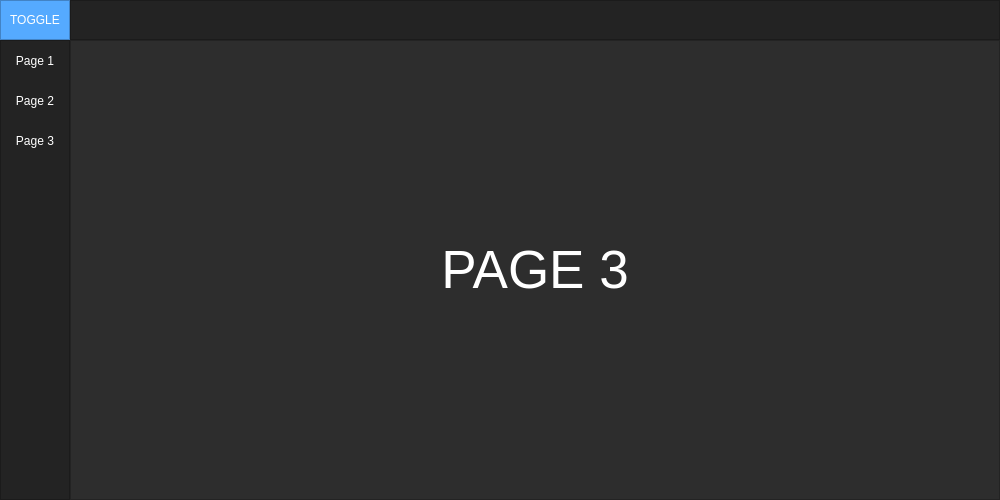
<?xml version="1.0" encoding="UTF-8"?>
<ui version="4.0">
 <class>MainWindow</class>
 <widget class="QMainWindow" name="MainWindow">
  <property name="geometry">
   <rect>
    <x>0</x>
    <y>0</y>
    <width>1000</width>
    <height>500</height>
   </rect>
  </property>
  <property name="minimumSize">
   <size>
    <width>1000</width>
    <height>500</height>
   </size>
  </property>
  <property name="windowTitle">
   <string>MainWindow</string>
  </property>
  <property name="styleSheet">
   <string notr="true">background-color: rgb(45, 45, 45);</string>
  </property>
  <widget class="QWidget" name="centralwidget">
   <layout class="QVBoxLayout" name="verticalLayout">
    <property name="spacing">
     <number>0</number>
    </property>
    <property name="leftMargin">
     <number>0</number>
    </property>
    <property name="topMargin">
     <number>0</number>
    </property>
    <property name="rightMargin">
     <number>0</number>
    </property>
    <property name="bottomMargin">
     <number>0</number>
    </property>
    <item>
     <widget class="QFrame" name="Top_Bar">
      <property name="maximumSize">
       <size>
        <width>16777215</width>
        <height>40</height>
       </size>
      </property>
      <property name="styleSheet">
       <string notr="true">background-color: rgb(35, 35, 35);</string>
      </property>
      <property name="frameShape">
       <enum>QFrame::NoFrame</enum>
      </property>
      <property name="frameShadow">
       <enum>QFrame::Raised</enum>
      </property>
      <layout class="QHBoxLayout" name="horizontalLayout">
       <property name="spacing">
        <number>0</number>
       </property>
       <property name="leftMargin">
        <number>0</number>
       </property>
       <property name="topMargin">
        <number>0</number>
       </property>
       <property name="rightMargin">
        <number>0</number>
       </property>
       <property name="bottomMargin">
        <number>0</number>
       </property>
       <item>
        <widget class="QFrame" name="frame_toggle">
         <property name="maximumSize">
          <size>
           <width>70</width>
           <height>40</height>
          </size>
         </property>
         <property name="styleSheet">
          <string notr="true">background-color: rgb(85, 170, 255);</string>
         </property>
         <property name="frameShape">
          <enum>QFrame::StyledPanel</enum>
         </property>
         <property name="frameShadow">
          <enum>QFrame::Raised</enum>
         </property>
         <layout class="QVBoxLayout" name="verticalLayout_2">
          <property name="spacing">
           <number>0</number>
          </property>
          <property name="leftMargin">
           <number>0</number>
          </property>
          <property name="topMargin">
           <number>0</number>
          </property>
          <property name="rightMargin">
           <number>0</number>
          </property>
          <property name="bottomMargin">
           <number>0</number>
          </property>
          <item>
           <widget class="QPushButton" name="Btn_Toggle">
            <property name="sizePolicy">
             <sizepolicy hsizetype="Expanding" vsizetype="Expanding">
              <horstretch>0</horstretch>
              <verstretch>0</verstretch>
             </sizepolicy>
            </property>
            <property name="styleSheet">
             <string notr="true">color: rgb(255, 255, 255);
border: 0px solid;</string>
            </property>
            <property name="text">
             <string>TOGGLE</string>
            </property>
           </widget>
          </item>
         </layout>
        </widget>
       </item>
       <item>
        <widget class="QFrame" name="frame_top">
         <property name="frameShape">
          <enum>QFrame::StyledPanel</enum>
         </property>
         <property name="frameShadow">
          <enum>QFrame::Raised</enum>
         </property>
        </widget>
       </item>
      </layout>
     </widget>
    </item>
    <item>
     <widget class="QFrame" name="Content">
      <property name="frameShape">
       <enum>QFrame::NoFrame</enum>
      </property>
      <property name="frameShadow">
       <enum>QFrame::Raised</enum>
      </property>
      <layout class="QHBoxLayout" name="horizontalLayout_2">
       <property name="spacing">
        <number>0</number>
       </property>
       <property name="leftMargin">
        <number>0</number>
       </property>
       <property name="topMargin">
        <number>0</number>
       </property>
       <property name="rightMargin">
        <number>0</number>
       </property>
       <property name="bottomMargin">
        <number>0</number>
       </property>
       <item>
        <widget class="QFrame" name="frame_left_menu">
         <property name="minimumSize">
          <size>
           <width>70</width>
           <height>0</height>
          </size>
         </property>
         <property name="maximumSize">
          <size>
           <width>70</width>
           <height>16777215</height>
          </size>
         </property>
         <property name="styleSheet">
          <string notr="true">background-color: rgb(35, 35, 35);</string>
         </property>
         <property name="frameShape">
          <enum>QFrame::StyledPanel</enum>
         </property>
         <property name="frameShadow">
          <enum>QFrame::Raised</enum>
         </property>
         <layout class="QVBoxLayout" name="verticalLayout_3">
          <property name="spacing">
           <number>6</number>
          </property>
          <property name="leftMargin">
           <number>0</number>
          </property>
          <property name="topMargin">
           <number>0</number>
          </property>
          <property name="rightMargin">
           <number>0</number>
          </property>
          <property name="bottomMargin">
           <number>0</number>
          </property>
          <item alignment="Qt::AlignTop">
           <widget class="QFrame" name="frame_top_menus">
            <property name="frameShape">
             <enum>QFrame::NoFrame</enum>
            </property>
            <property name="frameShadow">
             <enum>QFrame::Raised</enum>
            </property>
            <layout class="QVBoxLayout" name="verticalLayout_4">
             <property name="spacing">
              <number>0</number>
             </property>
             <property name="leftMargin">
              <number>0</number>
             </property>
             <property name="topMargin">
              <number>0</number>
             </property>
             <property name="rightMargin">
              <number>0</number>
             </property>
             <property name="bottomMargin">
              <number>0</number>
             </property>
             <item>
              <widget class="QPushButton" name="btn_page_1">
               <property name="minimumSize">
                <size>
                 <width>0</width>
                 <height>40</height>
                </size>
               </property>
               <property name="styleSheet">
                <string notr="true">QPushButton {
	color: rgb(255, 255, 255);
	background-color: rgb(35, 35, 35);
	border: 0px solid;
}
QPushButton:hover {
	background-color: rgb(85, 170, 255);
}</string>
               </property>
               <property name="text">
                <string>Page 1</string>
               </property>
              </widget>
             </item>
             <item>
              <widget class="QPushButton" name="btn_page_2">
               <property name="minimumSize">
                <size>
                 <width>0</width>
                 <height>40</height>
                </size>
               </property>
               <property name="styleSheet">
                <string notr="true">QPushButton {
	color: rgb(255, 255, 255);
	background-color: rgb(35, 35, 35);
	border: 0px solid;
}
QPushButton:hover {
	background-color: rgb(85, 170, 255);
}</string>
               </property>
               <property name="text">
                <string>Page 2</string>
               </property>
              </widget>
             </item>
             <item>
              <widget class="QPushButton" name="btn_page_3">
               <property name="minimumSize">
                <size>
                 <width>0</width>
                 <height>40</height>
                </size>
               </property>
               <property name="styleSheet">
                <string notr="true">QPushButton {
	color: rgb(255, 255, 255);
	background-color: rgb(35, 35, 35);
	border: 0px solid;
}
QPushButton:hover {
	background-color: rgb(85, 170, 255);
}</string>
               </property>
               <property name="text">
                <string>Page 3</string>
               </property>
              </widget>
             </item>
            </layout>
           </widget>
          </item>
         </layout>
        </widget>
       </item>
       <item>
        <widget class="QFrame" name="frame_pages">
         <property name="frameShape">
          <enum>QFrame::StyledPanel</enum>
         </property>
         <property name="frameShadow">
          <enum>QFrame::Raised</enum>
         </property>
         <layout class="QVBoxLayout" name="verticalLayout_5">
          <item>
           <widget class="QStackedWidget" name="stackedWidget">
            <property name="currentIndex">
             <number>2</number>
            </property>
            <widget class="QWidget" name="page_1">
             <layout class="QVBoxLayout" name="verticalLayout_7">
              <item>
               <widget class="QLabel" name="label_1">
                <property name="font">
                 <font>
                  <pointsize>40</pointsize>
                 </font>
                </property>
                <property name="styleSheet">
                 <string notr="true">color: #FFF;</string>
                </property>
                <property name="text">
                 <string>PAGE 1</string>
                </property>
                <property name="alignment">
                 <set>Qt::AlignCenter</set>
                </property>
               </widget>
              </item>
             </layout>
            </widget>
            <widget class="QWidget" name="page_2">
             <layout class="QVBoxLayout" name="verticalLayout_6">
              <item>
               <widget class="QLabel" name="label_2">
                <property name="font">
                 <font>
                  <pointsize>40</pointsize>
                 </font>
                </property>
                <property name="styleSheet">
                 <string notr="true">color: #FFF;</string>
                </property>
                <property name="text">
                 <string>PAGE 2</string>
                </property>
                <property name="alignment">
                 <set>Qt::AlignCenter</set>
                </property>
               </widget>
              </item>
             </layout>
            </widget>
            <widget class="QWidget" name="page_3">
             <layout class="QVBoxLayout" name="verticalLayout_8">
              <item>
               <widget class="QLabel" name="label">
                <property name="font">
                 <font>
                  <pointsize>40</pointsize>
                 </font>
                </property>
                <property name="styleSheet">
                 <string notr="true">color: #FFF;</string>
                </property>
                <property name="text">
                 <string>PAGE 3</string>
                </property>
                <property name="alignment">
                 <set>Qt::AlignCenter</set>
                </property>
               </widget>
              </item>
             </layout>
            </widget>
           </widget>
          </item>
         </layout>
        </widget>
       </item>
      </layout>
     </widget>
    </item>
   </layout>
  </widget>
 </widget>
 <resources/>
 <connections/>
</ui>
